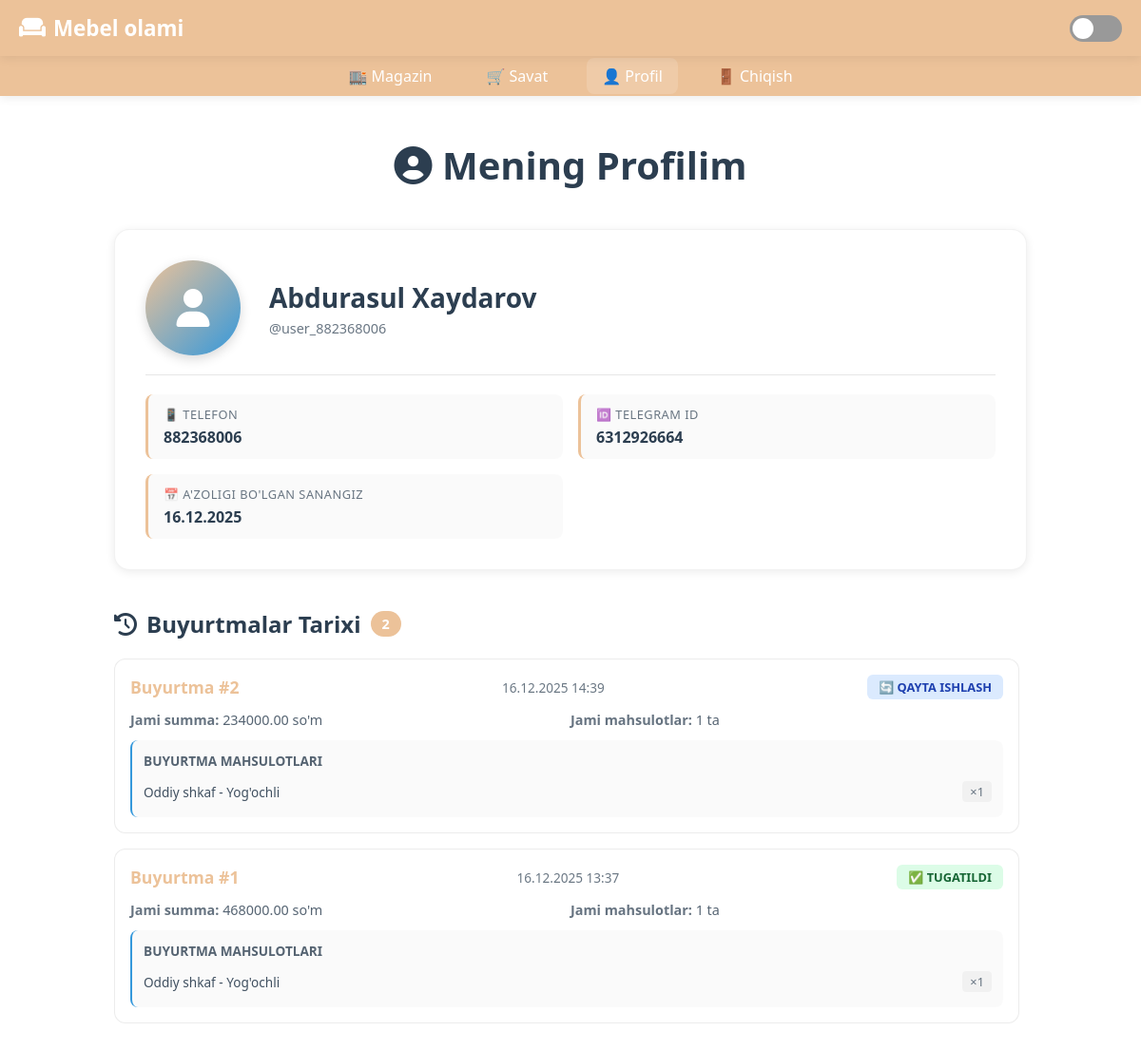
Screenshot of /profile/ (signed in) with the database file from the repository.
### main/models.py (models this page shows, shortened)
class Order(models.Model):
    user = models.ForeignKey(User, on_delete=models.CASCADE, null=True, blank=True)
    created_at = models.DateTimeField(auto_now_add=True)
    items = models.ManyToManyField(OrderItem)
    total_price = models.DecimalField(max_digits=10, decimal_places=2)
    status = models.CharField(max_length=20, default='pending', choices=(
        ('pending', 'Yangi'),
        ('processing', 'Tayyorlanmoqda'),
        ('completed', 'Yuborilgan'),
        ('cancelled', 'Bekor qilindi')
    ))

class OrderItem(models.Model):
    variant = models.ForeignKey(Variant, on_delete=models.CASCADE)
    product = models.ForeignKey(Product, on_delete=models.CASCADE)
    width = models.DecimalField(max_digits=6, decimal_places=2)
    height = models.DecimalField(max_digits=6, decimal_places=2)
    depth = models.DecimalField(max_digits=6, decimal_places=2)
    quantity = models.PositiveIntegerField()
    price = models.DecimalField(max_digits=10, decimal_places=2)

class Variant(models.Model):
    product = models.ForeignKey(Product, on_delete=models.CASCADE, related_name='variants')
    name = models.CharField(max_length=100)  # Variant nomi (masalan: "Yong'oq", "DCP", "Tolda")
    base_price = models.DecimalField(max_digits=10, decimal_places=2)  # 1 m³ uchun narx
    width = models.DecimalField(max_digits=6, decimal_places=2, default=1.0)  # metr
    height = models.DecimalField(max_digits=6, decimal_places=2, default=1.0)
    depth = models.DecimalField(max_digits=6, decimal_places=2, default=1.0)

class Product(models.Model):
    category = models.ForeignKey(Category, on_delete=models.CASCADE, related_name='products')
    name_uz = models.CharField(max_length=200)
    name_ru = models.CharField(max_length=200, blank=True)
    image = models.ImageField(upload_to='products/')
    video_url = models.URLField(max_length=500, blank=True, null=True, help_text="YouTube yoki video URL")

### main/views.py (the view)
# urls.py: path('profile/', views.profile_view, name='profile'),
@login_required(login_url='login')
def profile_view(request):
    user = request.user
    orders = Order.objects.filter(user=user).order_by('-created_at')
    orders_with_items = []
    for order in orders:
        items = OrderItem.objects.filter(order=order)
        orders_with_items.append({
            'order': order,
            'items': items,
            'total_items': sum(item.quantity for item in items)
        })
    context = {
        'user': user,
        'orders_with_items': orders_with_items,
        'total_orders': orders.count(),
    }
    return render(request, 'profile.html', context)

### main/context_processors.py (called while the page is built)
def cart_count(request):
    count = 0
    if request.user.is_authenticated:
        count = BasketItem.objects.filter(user=request.user).aggregate(total=Sum('quantity'))['total'] or 0
    return {'cart_count': count}

### main/templates/profile.html (shortened to what this page needs)
{% extends "base.html" %}
{% block content %}
<div class="profile-container">
    <div class="page-title">
        <i class="fas fa-user-circle"></i> Mening Profilim
    </div>
    <div class="profile-card">
        <div class="profile-header">
            <div class="profile-avatar">
                <i class="fas fa-user"></i>
            </div>
            <div class="profile-info">
                <div class="profile-name">{{ user.first_name|default:user.username }}</div>
                <div class="profile-username">@{{ user.username }}</div>
            </div>
        </div>
        <div class="profile-details">
            <div class="detail-item">
                <div class="detail-label">📱 Telefon</div>
                <div class="detail-value">{{ user.phone|default:"Ko'rsatilmagan" }}</div>
            </div>
            <div class="detail-item">
                <div class="detail-label">🆔 Telegram ID</div>
                <div class="detail-value">{{ user.tg_id|default:"Ko'rsatilmagan" }}</div>
            </div>
            <div class="detail-item">
                <div class="detail-label">📅 A'zoligi bo'lgan sanangiz</div>
                <div class="detail-value">{{ user.date_joined|date:"d.m.Y" }}</div>
            </div>
        </div>
    </div>
    <div class="orders-section">
        <div class="orders-title">
            <i class="fas fa-history"></i> Buyurtmalar Tarixi
            <span class="orders-count">{{ total_orders }}</span>
        </div>
        {% if orders_with_items %}
        <div class="orders-list">
            {% for order_data in orders_with_items %}
            <div class="order-item">
                <div class="order-header">
                    <span class="order-id">Buyurtma #{{ order_data.order.id }}</span>
                    <span class="order-date">{{ order_data.order.created_at|date:"d.m.Y H:i" }}</span>
                    <span class="order-status {{ order_data.order.status|lower }}">
                        {% if order_data.order.status == 'pending' %}
                            ⏳ Kutish
                        {% elif order_data.order.status == 'processing' %}
                            🔄 Qayta ishlash
                        {% elif order_data.order.status == 'completed' %}
                            ✅ Tugatildi
                        {% elif order_data.order.status == 'cancelled' %}
                            ❌ Bekor qilindi
                        {% else %}
                            {{ order_data.order.status }}
                        {% endif %}
                    </span>
                </div>
                <div class="order-details">
                    <div class="order-detail-item">
                        <span class="order-detail-label">Jami summa:</span>
                        <span>{{ order_data.order.total_price }} so'm</span>
                    </div>
                    <div class="order-detail-item">
                        <span class="order-detail-label">Jami mahsulotlar:</span>
                        <span>{{ order_data.total_items }} ta</span>
                    </div>
                </div>
                <div class="order-items">
                    <div class="order-items-title">Buyurtma Mahsulotlari</div>
                    <div class="order-items-list">
                        {% for item in order_data.items %}
                        <div class="order-item-detail">
                            <span class="order-item-name">
                                {{ item.variant.product.name_uz }} - {{ item.variant.name }}
                            </span>
                            <span class="order-item-qty">×{{ item.quantity }}</span>
                        </div>
                        {% endfor %}
                    </div>
                </div>
            </div>
            {% endfor %}
        </div>
        {% endif %}
    </div>
</div>
{% endblock %}

### main/templates/base.html (style rules this page uses)
:root { --primary: #ECC299; --secondary: #3498db; --bg: #ffffff; --text: #2c3e50; --shadow: 0 2px 10px rgba(0, 0, 0, 0.08); }
* { margin: 0; padding: 0; box-sizing: border-box; transition: 0.25s ease; }
body { background: var(--bg); color: var(--text); font-family: "Segoe UI", sans-serif; padding-bottom: 70px; }
@media (min-width: 768px) { body { padding-bottom: 0; } }

### rows the page displays
Order: order.id "2", order.created_at "16.12.2025 14:39", status "🔄 QAYTA ISHLASH", order.total_price "234000.00", total_items "1"
OrderItem: variant.product.name_uz "Oddiy shkaf", variant.name "Yog'ochli", quantity "1"
Order: order.id "1", order.created_at "16.12.2025 13:37", status "✅ TUGATILDI", order.total_price "468000.00", total_items "1"
OrderItem: variant.product.name_uz "Oddiy shkaf", variant.name "Yog'ochli", quantity "1"

### other values shown
{{ user.first_name|default:user.username }} "Abdurasul Xaydarov"
{{ user.username }} "user_882368006"
{{ user.phone|default:"Ko'rsatilmagan" }} "882368006"
{{ user.tg_id|default:"Ko'rsatilmagan" }} "6312926664"
{{ user.date_joined|date:"d.m.Y" }} "16.12.2025"
{{ total_orders }} "2"
